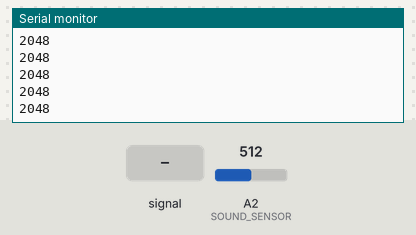
Bench run of a sketch on a simulated Arduino Zero (SAMD21). Shown: the last lines printed to the serial monitor. The test bench sets the inputs (shaded band); at power-on: A2 (SOUND_SENSOR) = 512 (analog values on the 0–1023 scale).

Above: at 1.2 s.
1.3 s: A2 (SOUND_SENSOR) fed a 200 Hz sine of ±81 counts around its level
At 2.0 s:
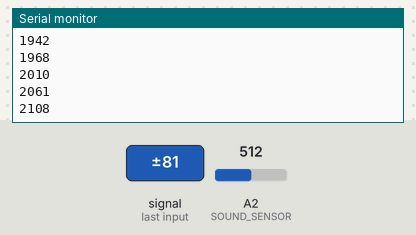
2.8 s: A2 (SOUND_SENSOR) set to 716
At 3.5 s:
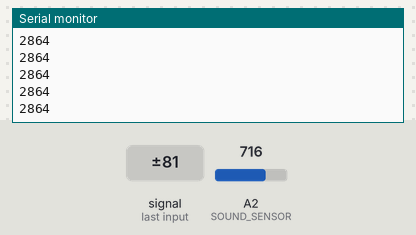
4.3 s: A2 (SOUND_SENSOR) fed a 1000 Hz sine of ±255 counts around its level
5.8 s: A2 (SOUND_SENSOR) set to 900
At 6.4 s:
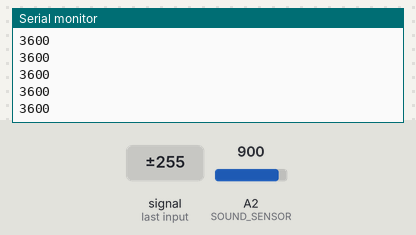
Timing chart, 0 to 8.3 s (numbered marks = the images above; inputs shaded):
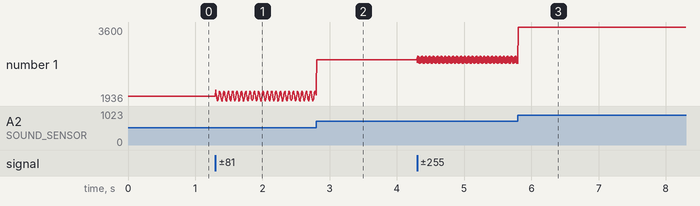

Measured:
- after the input at 1.3 s, the serial monitor: prints a new line at once (image 1)
- after the input at 5.8 s, the serial monitor: prints a new line at once (image 3)
- plotted number 1: 2048 → 2065 after the input at 1.3 s, 2778 → 3600 after the input at 5.8 s

The sketch:

soundSensor_SP.ino
```cpp
#define SOUND_SENSOR A2         // Grove - Sound Sensor connects to Arduino Analog A2 Port

void setup()
{
    Serial.begin(115200);
    analogReadResolution(12);    // Initialize Analog Resolution to 12 bits.
}

void loop()
{
    long sum = 0;

    // Read 32 sound sound samples
    for(int i=0; i < 32; i++)
    {
        sum += analogRead(SOUND_SENSOR);
    }

    // Calculate an average sound from the 32 sound samples.
    sum = sum / 32;
    Serial.println(sum);
    delay(1);
}
```
